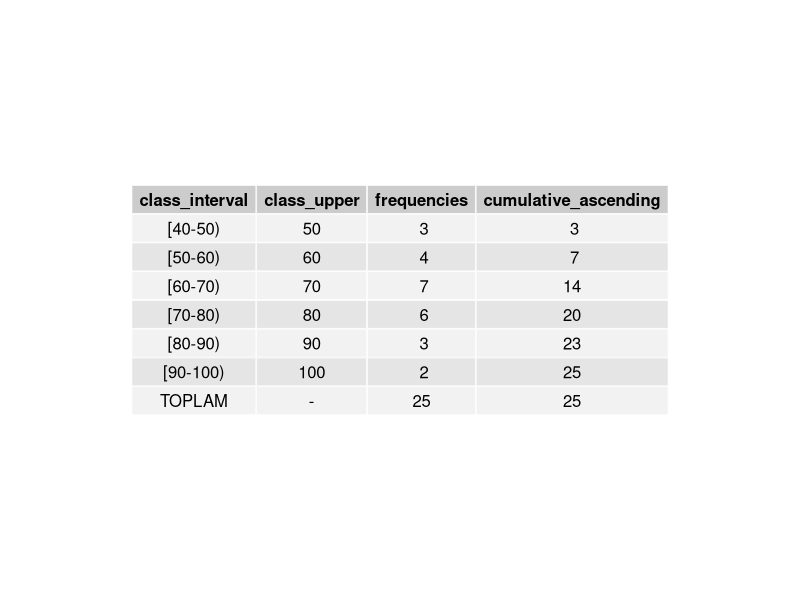
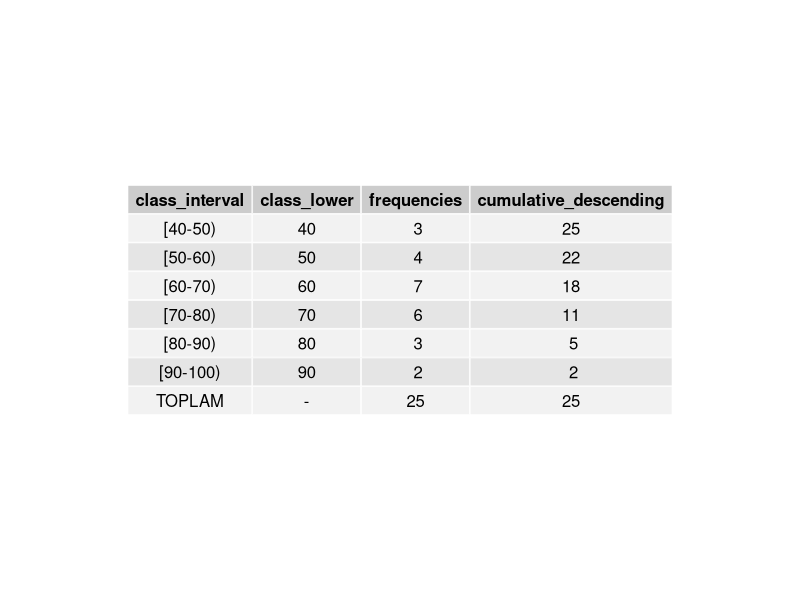
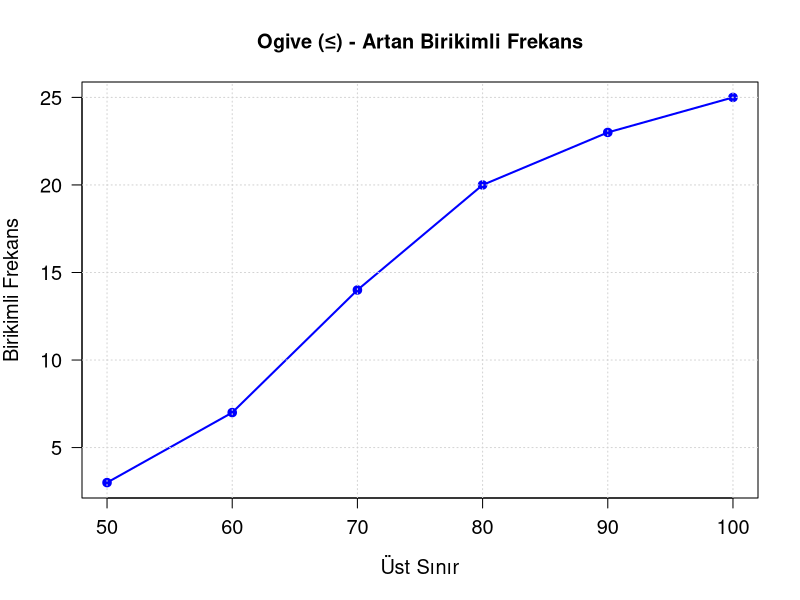
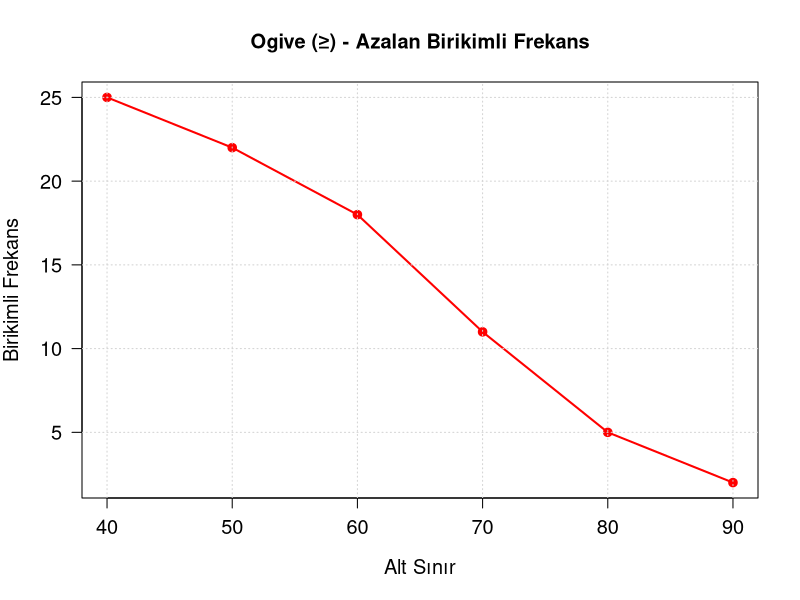

Generate these figures, in order, with R:
# 1-frekans-poligonu.r dosyasındaki verileri kullan (use data from 1-frekans-poligonu.r)
# Sınıf alt sınırları (lower class boundaries)
class_lower <- c(40, 50, 60, 70, 80, 90)

# Sınıf üst sınırları (upper class boundaries)
class_upper <- c(50, 60, 70, 80, 90, 100)

# Frekanslar (frequencies)
frequencies <- c(3, 4, 7, 6, 3, 2)

# Sınıf aralıklarını oluştur (create class intervals)
class_interval <- paste0("[", class_lower, "-", class_upper, ")")

# Artan birikimli frekansı hesapla (calculate ascending cumulative frequency)
# Her sınıfın frekansı + önceki tüm frekanslar
cumulative_ascending <- cumsum(frequencies)

# Azalan birikimli frekansı hesapla (calculate descending cumulative frequency)
# Her sınıfın frekansı + sonraki tüm frekanslar
cumulative_descending <- rev(cumsum(rev(frequencies)))

# Artan birikimli frekans tablosu oluştur (create ascending cumulative frequency table)
ascending_table <- data.frame(
  class_interval,              # Sınıf aralığı
  class_upper,                 # Üst sınır (X ekseni için)
  frequencies,                 # Frekans
  cumulative_ascending         # Artan birikimli frekans
)

# Toplam satırını ekle
total_row_asc <- data.frame(
  class_interval = "TOPLAM",
  class_upper = "-",
  frequencies = sum(frequencies),
  cumulative_ascending = max(cumulative_ascending)
)
ascending_table_with_total <- rbind(ascending_table, total_row_asc)

# Azalan birikimli frekans tablosu oluştur (create descending cumulative frequency table)
descending_table <- data.frame(
  class_interval,              # Sınıf aralığı
  class_lower,                 # Alt sınır (X ekseni için)
  frequencies,                 # Frekans
  cumulative_descending        # Azalan birikimli frekans
)

# Toplam satırını ekle
total_row_desc <- data.frame(
  class_interval = "TOPLAM",
  class_lower = "-",
  frequencies = sum(frequencies),
  cumulative_descending = max(cumulative_descending)
)
descending_table_with_total <- rbind(descending_table, total_row_desc)

# Hesaplama bilgilerini göster
cat("\n=== Birikimli Frekans Hesaplama Bilgileri ===\n")
cat("Toplam Gözlem Sayısı (N):", sum(frequencies), "\n")
cat("Artan Birikimli: Her sınıfın frekansı + önceki tüm frekanslar\n")
cat("Azalan Birikimli: Her sınıfın frekansı + sonraki tüm frekanslar\n\n")

# Tabloları konsolda göster
cat("=== Artan Birikimli Frekans (Ogive ≤) ===\n")
print(ascending_table_with_total, row.names = FALSE)

cat("\n=== Azalan Birikimli Frekans (Ogive ≥) ===\n")
print(descending_table_with_total, row.names = FALSE)

# Tabloları View ile göster
View(ascending_table_with_total)
View(descending_table_with_total)

# Tabloları PNG olarak kaydet
if (!require(gridExtra)) install.packages("gridExtra")
library(gridExtra)

png("chapter3/2-grafik/2-birikimli-frekans-poligonu-1-table.png", width = 900, height = 600)
grid.table(ascending_table_with_total, rows = NULL)
dev.off()
cat("\nArtan birikimli tablo 'chapter3/2-grafik/2-birikimli-frekans-poligonu-1-table.png' dosyasına kaydedildi.\n")

png("chapter3/2-grafik/2-birikimli-frekans-poligonu-2-table.png", width = 900, height = 600)
grid.table(descending_table_with_total, rows = NULL)
dev.off()
cat("Azalan birikimli tablo 'chapter3/2-grafik/2-birikimli-frekans-poligonu-2-table.png' dosyasına kaydedildi.\n")

# Artan birikimli frekans grafiğini oluştur (create ascending cumulative frequency graph - Ogive ≤)
png("chapter3/2-grafik/2-birikimli-frekans-poligonu-1.png", width = 800, height = 600)
plot(class_upper, cumulative_ascending, type="o", main="Ogive (≤) - Artan Birikimli Frekans", 
     xlab="Üst Sınır", ylab="Birikimli Frekans",
     col="blue", lwd=2, pch=19, las=1, cex.axis=1.2, cex.lab=1.2)
grid()
dev.off()
cat("Artan birikimli grafik 'chapter3/2-grafik/2-birikimli-frekans-poligonu-1.png' dosyasına kaydedildi.\n")

# Azalan birikimli frekans grafiğini oluştur (create descending cumulative frequency graph - Ogive ≥)
png("chapter3/2-grafik/2-birikimli-frekans-poligonu-2.png", width = 800, height = 600)
plot(class_lower, cumulative_descending, type="o", main="Ogive (≥) - Azalan Birikimli Frekans",
     xlab="Alt Sınır", ylab="Birikimli Frekans",
     col="red", lwd=2, pch=19, las=1, cex.axis=1.2, cex.lab=1.2)
grid()
dev.off()
cat("Azalan birikimli grafik 'chapter3/2-grafik/2-birikimli-frekans-poligonu-2.png' dosyasına kaydedildi.\n")